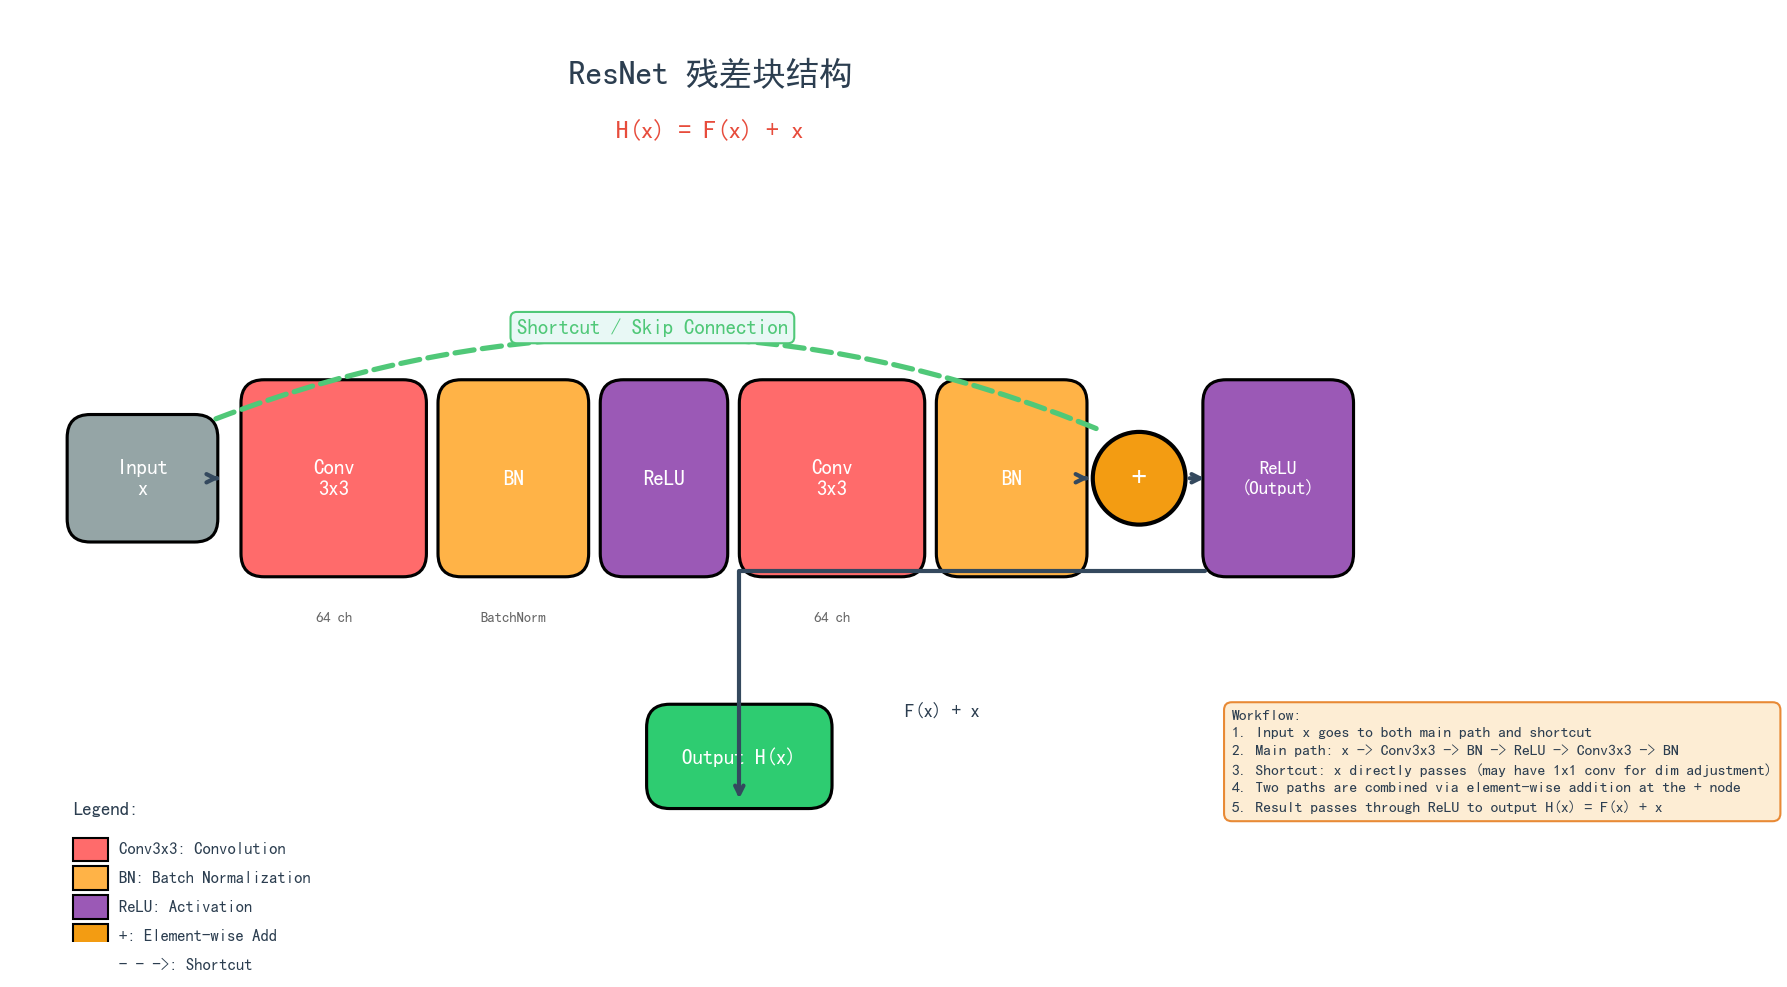

Here is the Python script that generated this plot:
"""
ResNet 残差块结构图
用于第4-3章 经典CNN架构
"""

import matplotlib.pyplot as plt
import matplotlib.patches as mpatches
from matplotlib.patches import FancyArrowPatch, FancyBboxPatch
import numpy as np
import os

# 设置中文字体
plt.rcParams['font.sans-serif'] = ['SimHei', 'DejaVu Sans', 'Arial Unicode MS', 'Noto Sans CJK SC']
plt.rcParams['axes.unicode_minus'] = False

# 获取当前脚本所在目录
script_dir = os.path.dirname(os.path.abspath(__file__))
output_dir = script_dir

fig, ax = plt.subplots(1, 1, figsize=(12, 8))
ax.set_xlim(0, 12)
ax.set_ylim(0, 8)
ax.set_aspect('equal')
ax.axis('off')

# 颜色定义
main_path_color = '#4A90D9'    # 蓝色 - 主路径
shortcut_color = '#50C878'     # 绿色 - Shortcut
conv_color = '#FF6B6B'         # 红色 - Conv层
bn_color = '#FFB347'            # 橙色 - BN层
relu_color = '#9B59B6'         # 紫色 - ReLU
add_color = '#F39C12'          # 金色 - Add操作
arrow_color = '#34495E'        # 深灰 - 箭头

def draw_box(ax, x, y, w, h, color, text, fontsize=9, text_color='white'):
    """绘制圆角矩形"""
    box = FancyBboxPatch((x, y), w, h, 
                         boxstyle="round,pad=0.05,rounding_size=0.2",
                         facecolor=color, edgecolor='black', linewidth=1.5)
    ax.add_patch(box)
    ax.text(x + w/2, y + h/2, text, ha='center', va='center', 
            fontsize=fontsize, color=text_color, fontweight='bold')

def draw_arrow(ax, start, end, color=arrow_color, style='->', label='', label_pos=0.5):
    """绘制箭头"""
    ax.annotate('', xy=end, xytext=start,
                arrowprops=dict(arrowstyle=style, color=color, lw=2))
    if label:
        mid = ((start[0] + end[0])/2, (start[1] + end[1])/2)
        ax.text(mid[0], mid[1] + 0.25, label, ha='center', va='bottom', 
                fontsize=8, color=color)

def draw_bracketed_arrow(ax, start, end, text, color=arrow_color):
    """绘制带括号的连接线（用于shortcut）"""
    ax.annotate('', xy=end, xytext=start,
                arrowprops=dict(arrowstyle='-', color=color, lw=2, linestyle='--'))

# ============== 标题 ==============
ax.text(6, 7.5, 'ResNet 残差块结构', ha='center', va='center', 
        fontsize=16, fontweight='bold', color='#2C3E50')
ax.text(6, 7.0, 'H(x) = F(x) + x', ha='center', va='center', 
        fontsize=12, style='italic', color='#E74C3C')

# ============== 主路径 (Main Path) ==============
# 输入
draw_box(ax, 0.5, 3.5, 1.2, 1, '#95A5A6', 'Input\nx', 10)

# 主路径箭头
ax.annotate('', xy=(1.8, 4), xytext=(1.7, 4),
            arrowprops=dict(arrowstyle='->', color=arrow_color, lw=2))

# Conv3x3 #1
draw_box(ax, 2.0, 3.2, 1.5, 1.6, conv_color, 'Conv\n3x3', 10)
ax.text(2.75, 2.8, '64 ch', ha='center', va='center', fontsize=7, color='#666')

# BN1
draw_box(ax, 3.7, 3.2, 1.2, 1.6, bn_color, 'BN', 10)
ax.text(4.3, 2.8, 'BatchNorm', ha='center', va='center', fontsize=7, color='#666')

# ReLU1
draw_box(ax, 5.1, 3.2, 1.0, 1.6, relu_color, 'ReLU', 10)

# Conv3x3 #2
draw_box(ax, 6.3, 3.2, 1.5, 1.6, conv_color, 'Conv\n3x3', 10)
ax.text(7.05, 2.8, '64 ch', ha='center', va='center', fontsize=7, color='#666')

# BN2
draw_box(ax, 8.0, 3.2, 1.2, 1.6, bn_color, 'BN', 10)

# ============== Shortcut 路径 ==============
# 从输入到加法的虚线箭头
ax.annotate('', xy=(9.4, 4.4), xytext=(1.7, 4.5),
            arrowprops=dict(arrowstyle='-', color=shortcut_color, lw=2.5, 
                          connectionstyle='arc3,rad=-0.2', linestyle='--'))

ax.text(5.5, 5.3, 'Shortcut / Skip Connection', ha='center', va='center', 
        fontsize=10, color=shortcut_color, fontweight='bold',
        bbox=dict(boxstyle='round,pad=0.3', facecolor='#E8F8F5', edgecolor=shortcut_color))

# ============== 加法操作 ==============
# 画一个圈表示加法
circle = plt.Circle((9.7, 4), 0.4, color=add_color, ec='black', lw=2)
ax.add_patch(circle)
ax.text(9.7, 4, '+', ha='center', va='center', fontsize=14, fontweight='bold', color='white')

# 从BN2到加法的箭头
ax.annotate('', xy=(9.3, 4), xytext=(9.2, 4),
            arrowprops=dict(arrowstyle='->', color=arrow_color, lw=2))

# ============== 输出 ReLU ==============
draw_box(ax, 10.3, 3.2, 1.2, 1.6, relu_color, 'ReLU\n(Output)', 9)

# 从加法到输出ReLU的箭头
ax.annotate('', xy=(10.3, 4), xytext=(10.1, 4),
            arrowprops=dict(arrowstyle='->', color=arrow_color, lw=2))

# ============== 最终输出 ==============
draw_box(ax, 5.5, 1.2, 1.5, 0.8, '#2ECC71', 'Output H(x)', 10)

# 从最后一个ReLU到输出的箭头
ax.annotate('', xy=(6.25, 1.2), xytext=(10.3, 3.2),
            arrowprops=dict(arrowstyle='->', color=arrow_color, lw=2,
                          connectionstyle='angle,angleA=0,angleB=-90,rad=0'))
ax.text(8.0, 2.0, 'F(x) + x', ha='center', va='center', fontsize=9, 
        color='#2C3E50', style='italic')

# ============== 标签说明 ==============
# 图例
legend_x = 0.5
legend_y = 0.8
ax.text(legend_x, legend_y + 0.3, 'Legend:', fontsize=9, fontweight='bold', color='#2C3E50')

legend_items = [
    (conv_color, 'Conv3x3: Convolution'),
    (bn_color, 'BN: Batch Normalization'),
    (relu_color, 'ReLU: Activation'),
    (add_color, '+: Element-wise Add'),
    (shortcut_color, '- - ->: Shortcut'),
]

for i, (color, label) in enumerate(legend_items):
    rect = mpatches.Rectangle((legend_x, legend_y - i*0.25 - 0.1), 0.3, 0.2, 
                               facecolor=color, edgecolor='black', lw=1)
    ax.add_patch(rect)
    ax.text(legend_x + 0.4, legend_y - i*0.25, label, fontsize=8, va='center', color='#2C3E50')

# ============== 说明文字 ==============
explanation = """Workflow:
1. Input x goes to both main path and shortcut
2. Main path: x -> Conv3x3 -> BN -> ReLU -> Conv3x3 -> BN
3. Shortcut: x directly passes (may have 1x1 conv for dim adjustment)
4. Two paths are combined via element-wise addition at the + node
5. Result passes through ReLU to output H(x) = F(x) + x"""

ax.text(10.5, 2.0, explanation, fontsize=7.5, va='top', ha='left', 
        color='#2C3E50', linespacing=1.5,
        bbox=dict(boxstyle='round,pad=0.5', facecolor='#FDEBD0', edgecolor='#E67E22', alpha=0.9))

plt.tight_layout()

# 保存到 assets/figures 目录
png_path = os.path.join(output_dir, 'resnet_block.png')

plt.savefig(png_path, dpi=150, bbox_inches='tight', facecolor='white', edgecolor='none')

print(f"Saved: {png_path}")
